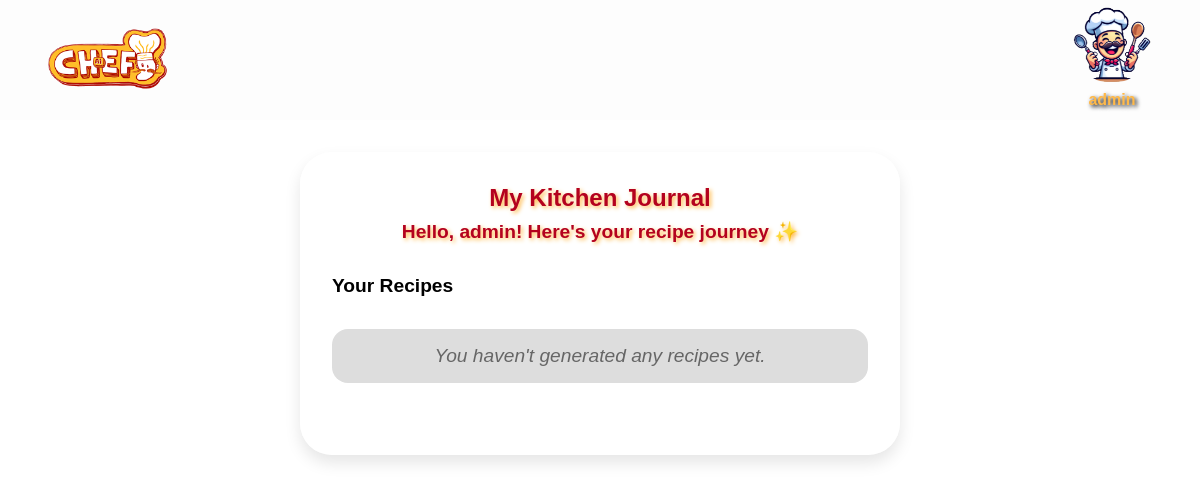
The page /profile/ (signed in) on the database as committed earlier.
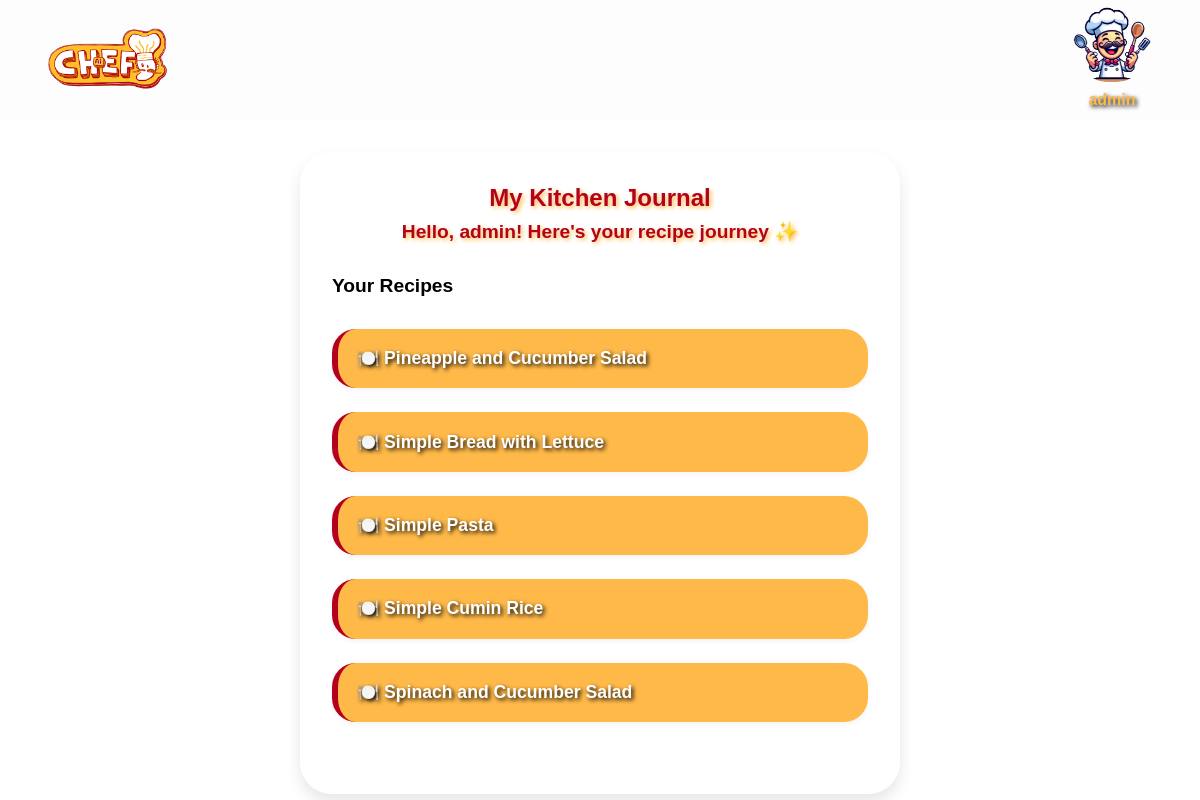
The same page on the database as committed later.
### chef_ai/models.py (models this page shows)
class userHistory(models.Model):
    userID = models.ForeignKey(User, on_delete = models.PROTECT)
    selectedIngredients = models.CharField(max_length=2000, blank=False)
    generatedRecipe = models.CharField(max_length=10000, blank=False)
    title = models.CharField(max_length=255, default='Untitled Recipe')

### chef_ai/views.py (the view)
# urls.py: path('profile/', views.getProfile, name='profile'),
def getProfile(request):
    if not request.user.is_authenticated:
        return redirect('login')
    history = userHistory.objects.filter(userID=request.user).order_by('-id')
    return render(request, 'registration/profile.html', {'history': history})

### templates/registration/profile.html (shortened to what this page needs)
{% extends "base.html" %}
{% load static %}
{% block content %}
<div class="journal-container">
    <div class="user-greeting">
        <h1>My Kitchen Journal</h1>
        <p>Hello, <strong>{{ request.user.username }}</strong>! Here's your recipe journey ✨</p>
    </div>
    <div class="history-section">
        <h2>Your Recipes</h2>
        <ul class="recipe-list">
            {% for recipe in history %}
                <li class="recipe-item">
                    <a href="{% url 'view_saved_recipe' recipe.id %}">
                        🍽️ {{ recipe.title }}
                    </a>
                </li>
            {% empty %}
                <li class="empty-message">You haven't generated any recipes yet.</li>
            {% endfor %}
        </ul>
    </div>
</div>
{% endblock %}

### templates/base.html (shortened to what this page needs)
{% load static %}
<!DOCTYPE html>
<html>
<head>
    <link rel="stylesheet" href="{% static 'chef_ai/styles/base.css' %}">
    <link rel="stylesheet" href="{% static 'chef_ai/styles/header.css' %}">
    <link rel="stylesheet" href="{% static 'chef_ai/styles/launchpage.css' %}">
    <link rel="stylesheet" href="{% static 'chef_ai/styles/logon.css' %}">
    <link rel="stylesheet" href="{% static 'chef_ai/styles/response.css' %}">
    <link rel="stylesheet" href="{% static 'chef_ai/styles/searchbar.css' %}">
    <link rel="stylesheet" href="{% static 'chef_ai/styles/ingredientItems.css' %}">
    <link rel="stylesheet" href="{% static 'chef_ai/styles/profile.css' %}">
</head>
<body>
    <header class="header">
        <div class="chefAI">
            <a href="{% url 'index' %}">
                <img src="{% static 'chef_ai/images/AICHEF400X.png' %}" alt="">
            </a>
        </div>
        <div class="navbar">
            {% if user.is_authenticated %}
            <div class="dropdown">
                <div class="userContainer">
                <img class="userLogo dropbtn" src="{% static 'chef_ai/images/defaultLogo.png' %}">
                <p>{{ request.user.username }}</p>
                </div>
            </div>
            {% else %}
            <a class="loginButton" href="{% url 'login' %}">Log In</a>
            {% endif %}
        </div>
    </header>
    <div class="root">
    {% block content %}
    {% endblock %}
    </div>
</body>
</html>

### chef_ai/static/chef_ai/styles/base.css (style rules this page uses)
* { margin: 0; padding: 0; box-sizing: border-box; font-family: 'Poppins', sans-serif; }
.root { padding-top:7.5rem; }

### chef_ai/static/chef_ai/styles/header.css (style rules this page uses)
.header { position: fixed; top: 0; left: 0; right: 0; max-height: 7.5rem; width: 100vw; background-color: rgba(245, 245, 245, 0.226); backdrop-filter: blur(100px); display: flex; justify-content: space-between; align-items: center; z-index: 100; }
.header .chefAI img { margin:3rem; max-width: 10rem; max-height: 7.5rem; transition: transform 0.2s ease-in-out; }
.header .navbar .userContainer { display:flex; flex-direction: column; max-height:7.5rem; align-items: center; transition: transform 0.2s ease-in-out; margin-right: 3rem; }
.header .navbar .userContainer p { color:#FFB949; text-shadow: 2px 2px 4px black; padding:.5rem 1rem; font-weight: bold; text-align: center; max-width: 10rem; word-wrap: none; text-overflow: ellipsis; overflow: hidden; }
.header .navbar .userContainer .userLogo { max-width:5rem; max-height:5rem; border-radius:50%; object-fit: cover; }
.header .navbar .dropdown { position: relative; display: inline-block; }

### chef_ai/static/chef_ai/styles/response.css (style rules this page uses)
h2 { margin-bottom: 10px; font-size: 16px; text-decoration: underline; }
ul, ol { margin-left: 20px; }
li { font-size: 16px; margin-bottom: 8px; }

### chef_ai/static/chef_ai/styles/profile.css (style rules this page uses)
.journal-container { max-width: 50%; margin: 2rem auto; padding: 2rem; background-color: rgba(255, 255, 255, 0.650); backdrop-filter: blur(60px); border-radius: 2rem; box-shadow: 0 0.5rem 1rem rgba(0,0,0,0.1); display: flex; flex-direction: column; gap: 2rem; }
.user-greeting { justify-content: center; display: flex; flex-direction: column; justify-content: center; align-items: center; text-align: center; }
.user-greeting h1 { font-size: 1.5rem; margin-bottom: 0.5rem; text-decoration: none; color: #B4021E; text-shadow: 2px 2px 4px #ffb949; font-weight: 600; }
.user-greeting p { font-size: 1.2rem; text-decoration: none; color: #B4021E; text-shadow: 2px 2px 4px #ffb949; font-weight: 600; }
.history-section h2 { font-size: 1.2rem; margin-bottom: 1rem; text-decoration: none; color: black; font-weight: 600; }
.recipe-list { list-style: none; padding: 0; margin: 2rem 0; display: flex; flex-direction: column; gap: 1rem; }
.recipe-item { background-color: #ffb949; padding: 1.2rem; border-left: 6px solid #B4021E; border-radius: 1.5rem; box-shadow: 0 2px 6px rgba(0, 0, 0, 0.05); transition: background-color 0.3s ease, transform 0.2s ease; font-size: 1.1rem; }
.recipe-item a { text-decoration: none; color: white; text-shadow: 2px 2px 4px black; font-weight: 600; display: block; }

Rows that differ between the two databases and show on the page:
added userHistory: title "Pineapple and Cucumber Salad"
added userHistory: title "Simple Bread with Lettuce"
added userHistory: title "Simple Pasta"
added userHistory: title "Simple Cumin Rice"
added userHistory: title "Spinach and Cucumber Salad"
Other text that changed with them:
text no longer shown: "You haven't generated any recipes yet."
